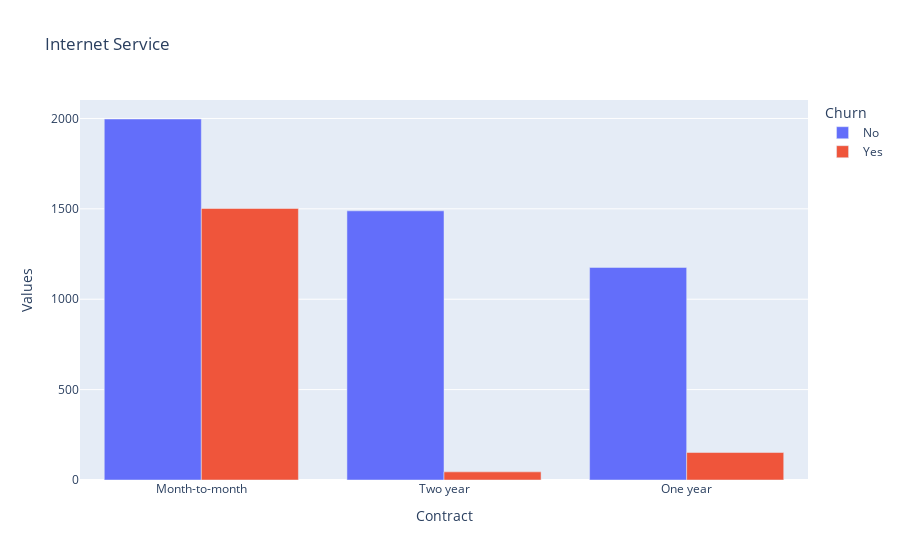

Here is the notebook cell this chart was saved with:
### Markdown cell above
## Phone as a stand alone service

### Code cell
phone_yes = df[df["PhoneService"] == "Yes"]
pho = phone_yes.groupby(["Contract", "Churn"]).value_counts().reset_index()
phon = pho[["Contract", "Churn"]].value_counts().reset_index()

#phone_yes.groupby(["Contract"])
phon.columns.values[2] = "Values"

fig = px.bar(phon, 
             x='Contract', 
             y='Values', 
             color='Churn',
             barmode="group",
            title='Internet Service')
fig.show()

### Figure 1 — Plotly figure (JSON) as saved in the notebook; plotly's stock layout.template omitted (floating-point values rounded to 4 significant figures)
{"data": [{"alignmentgroup": "True", "hovertemplate": "Churn=No<br>Contract=%{x}<br>Values=%{y}<extra></extra>", "legendgroup": "No", "marker": {"color": "#636efa", "pattern": {"shape": ""}}, "name": "No", "offsetgroup": "No", "orientation": "v", "showlegend": true, "textposition": "auto", "type": "bar", "x": ["Month-to-month", "Two year", "One year"], "xaxis": "x", "y": [1997, 1489, 1176], "yaxis": "y"}, {"alignmentgroup": "True", "hovertemplate": "Churn=Yes<br>Contract=%{x}<br>Values=%{y}<extra></extra>", "legendgroup": "Yes", "marker": {"color": "#EF553B", "pattern": {"shape": ""}}, "name": "Yes", "offsetgroup": "Yes", "orientation": "v", "showlegend": true, "textposition": "auto", "type": "bar", "x": ["Month-to-month", "One year", "Two year"], "xaxis": "x", "y": [1502, 152, 45], "yaxis": "y"}], "layout": {"barmode": "group", "legend": {"title": {"text": "Churn"}, "tracegroupgap": 0}, "title": {"text": "Internet Service"}, "xaxis": {"anchor": "y", "domain": [0, 1], "title": {"text": "Contract"}}, "yaxis": {"anchor": "x", "domain": [0, 1], "title": {"text": "Values"}}}}
